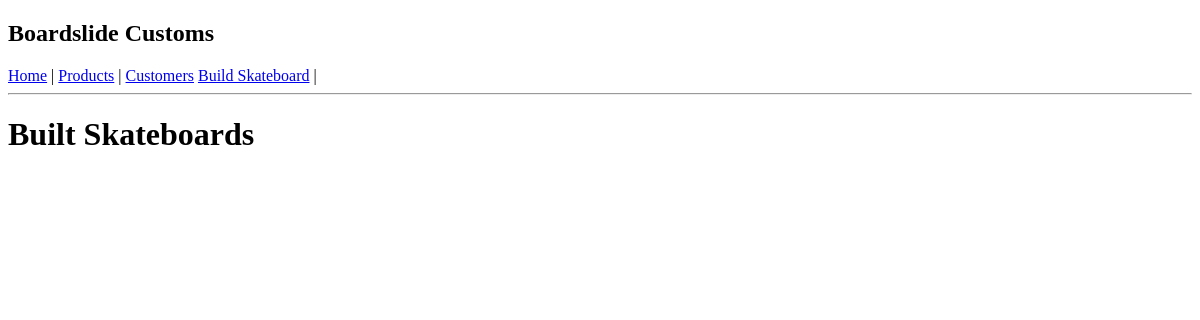
Before: /skateboards with the older database file.
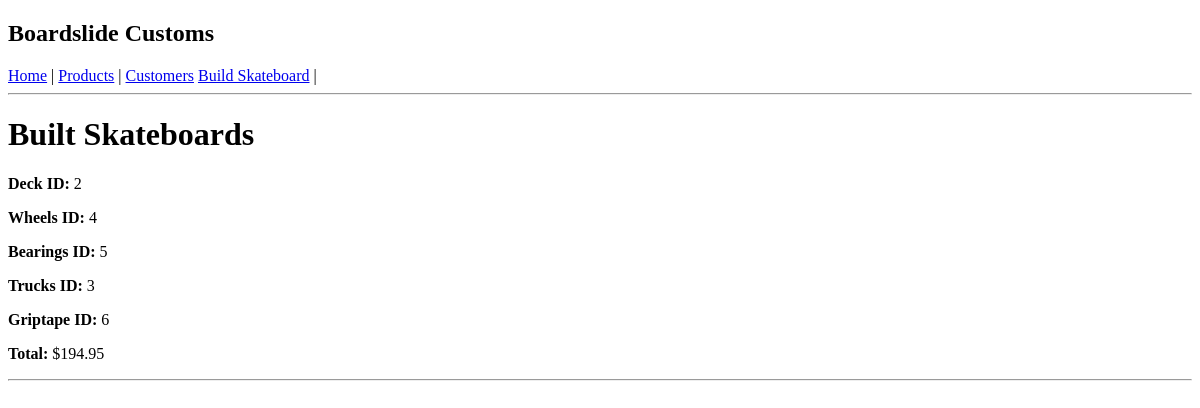
After: the same page with the newer database file.
### models/skateboard.py (models this page shows)
class Skateboard(db.Model):
    __tablename__ = "skateboard"
    id = db.Column(db.Integer, primary_key=True)
    order_id = db.Column(db.Integer, db.ForeignKey('order.id'))
    deck_id = db.Column(db.Integer, db.ForeignKey('product.id'))
    wheels_id = db.Column(db.Integer, db.ForeignKey('product.id'))
    bearing_id = db.Column(db.Integer, db.ForeignKey('product.id'))
    trucks_id = db.Column(db.Integer, db.ForeignKey('product.id'))
    griptape_id = db.Column(db.Integer, db.ForeignKey('product.id'))
    design_id = db.Column(db.Integer, db.ForeignKey('product.id'))
    total = db.Column(db.Float)
    deck = db.relationship('Product', foreign_keys=[deck_id])
    wheels = db.relationship('Product', foreign_keys=[wheels_id])
    bearing = db.relationship('Product', foreign_keys=[bearing_id])
    trucks = db.relationship('Product', foreign_keys=[trucks_id])
    griptape = db.relationship('Product', foreign_keys=[griptape_id])
    design = db.relationship('Product', foreign_keys=[design_id])

### application.py (the view)
@app.route('/skateboards')
def view_skateboards():
    boards = Skateboard.query.all()
    return render_template('skateboards.html', skateboards=boards)

### templates/skateboards.html
{% extends "base.html" %}
{% block content %}
<h1>Built Skateboards</h1>
{% for board in skateboards %}
  <div>
    <p><strong>Deck ID:</strong> {{ board.deck_id }}</p>
    <p><strong>Wheels ID:</strong> {{ board.wheels_id }}</p>
    <p><strong>Bearings ID:</strong> {{ board.bearing_id }}</p>
    <p><strong>Trucks ID:</strong> {{ board.trucks_id }}</p>
    <p><strong>Griptape ID:</strong> {{ board.griptape_id }}</p>
    <p><strong>Total:</strong> ${{ board.total }}</p>
    <hr>
  </div>
{% endfor %}
{% endblock %}

Changed rows visible on the page:
added Skateboard: deck_id "2", wheels_id "4", bearing_id "5", trucks_id "3", griptape_id "6", total "194.95"
